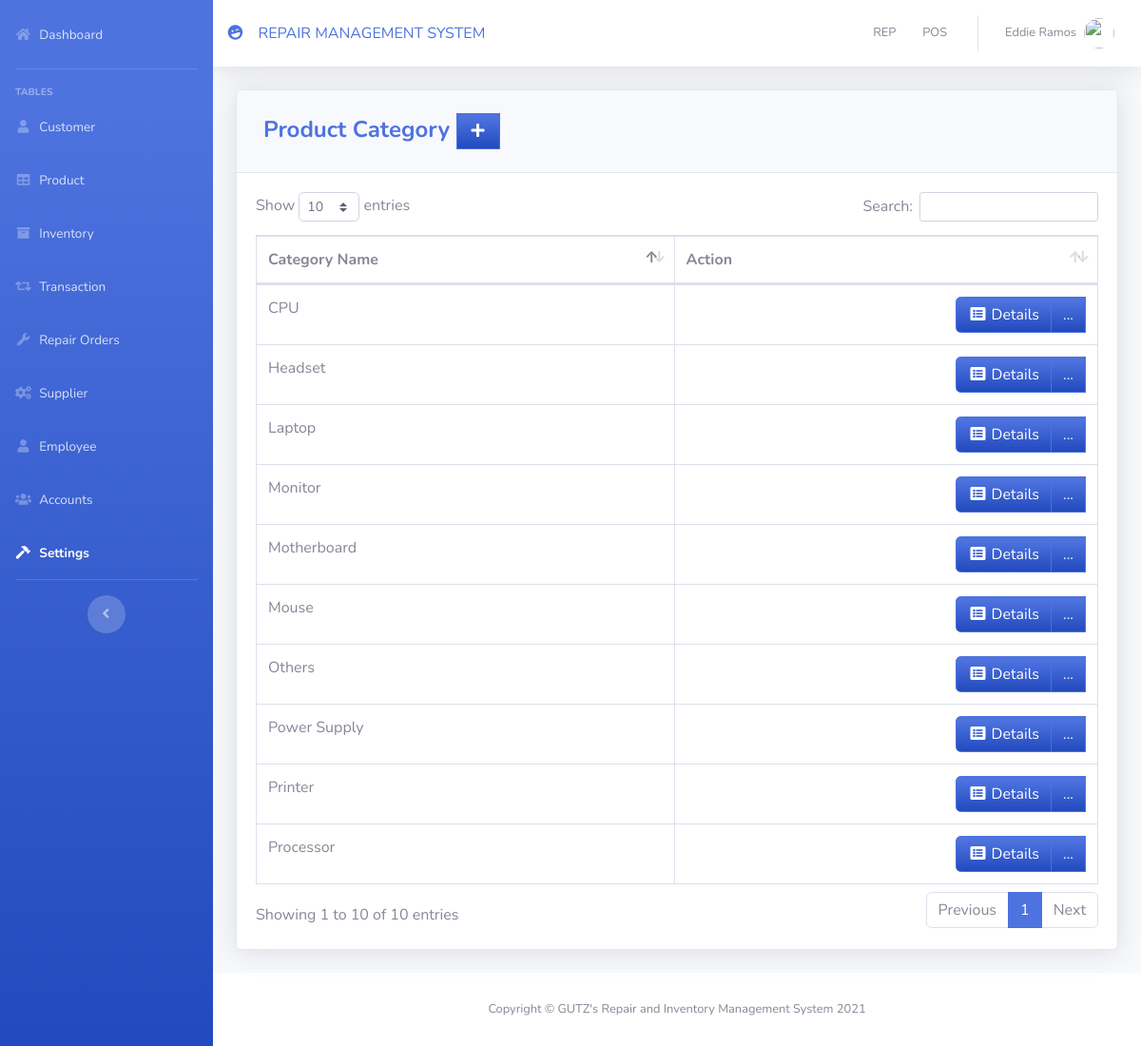
/pages/custom.php (signed in), run on the app's committed database.
### tables this page shows
CREATE TABLE `category` (
  `CATEGORY_ID` int(11) NOT NULL,
  `CNAME` varchar(50) DEFAULT NULL
);

### pages/custom.php (the view, shortened to what this page needs)
<?php
include'../includes/connection.php';
include'../includes/sidebar.php';
?>
            <div class="card shadow mb-4">
            <div class="card-header py-3">
              <h4 class="m-2 font-weight-bold text-primary">Product Category&nbsp;<a  href="#" data-toggle="modal" data-target="#categoryModal" type="button" class="btn btn-primary bg-gradient-primary" style="border-radius: 0px;"><i class="fas fa-fw fa-plus"></i></a></h4>
            </div>
            <div class="card-body">
              <div class="table-responsive">
                <table class="table table-bordered" id="dataTable" width="100%" cellspacing="0">
                  <thead>
                      <tr>
                        <th>Category Name</th>
                        <th>Action</th>
                      </tr>
                  </thead>
                  <tbody>
                    <?php
                      $query = 'SELECT * FROM category';
                      $result = mysqli_query($db, $query) or die (mysqli_error($db));
                      while ($row = mysqli_fetch_assoc($result)) {
                      echo '<tr>';
                      echo '<td>'. $row['CNAME'].'</td>';
                      echo '<td align="right"> <div class="btn-group">
                              <a type="button" class="btn btn-primary bg-gradient-primary" href="cat_searchfrm.php?action=edit & id='.$row['CATEGORY_ID'] . '"><i class="fas fa-fw fa-list-alt"></i> Details</a>
                            <div class="btn-group">
                              <a type="button" class="btn btn-primary bg-gradient-primary dropdown no-arrow" data-toggle="dropdown" style="color:white;">
                              ... <span class="caret"></span></a>
                            <ul class="dropdown-menu text-center" role="menu">
                                <li>
                                  <a type="button" class="btn btn-warning bg-gradient-warning btn-block" style="border-radius: 0px;" href="cat_edit.php?action=edit & id='.$row['CATEGORY_ID']. '">
                                    <i class="fas fa-fw fa-edit"></i> Edit
                                  </a>
                                </li>
                            </ul>
                            </div>
                          </div> </td>';
                      echo '</tr> ';
                      }
                    ?>
                  </tbody>
                </table>
              </div>
            </div>
          </div>
<?php
include'../includes/footer.php';
?>

### data on the page
category: CNAME "Laptop"
category: CNAME "Mouse"
category: CNAME "Monitor"
category: CNAME "Motherboard"
category: CNAME "Processor"
category: CNAME "Power Supply"
category: CNAME "Headset"
category: CNAME "CPU"
category: CNAME "Others"
category: CNAME "Printer"

### other printed values
$_SESSION['FIRST_NAME'] "Eddie"
$_SESSION['LAST_NAME'] "Ramos"
